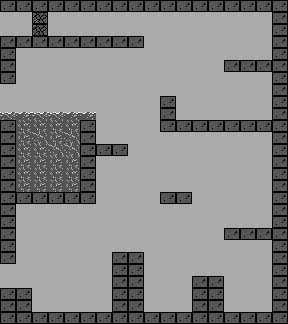

A level layout from a 2D game, rendered from its tile map. Below: a short description, then the map file with its tile-grid data intact:
An orthogonal 18x27 tile map with 16x12 px tiles, 1 tile layer (Tile Layer 1) and 26 objects (Default).

<map version="1.5" tiledversion="1.7.2" orientation="orthogonal" renderorder="right-down" width="18" height="27" tilewidth="16" tileheight="12" infinite="0" nextlayerid="7" nextobjectid="104">
 <tileset firstgid="1" source="tiles.tsx" />
 <layer id="1" name="Tile Layer 1" width="18" height="27">
  <data encoding="csv">
2,2,2,2,2,2,2,2,2,2,2,2,2,2,2,2,2,2,
31,31,4,31,31,31,31,31,31,31,31,31,31,31,31,31,31,2,
31,31,4,31,31,31,31,31,31,31,31,31,31,31,31,31,31,2,
2,2,2,2,2,2,2,2,2,31,31,31,31,31,31,31,31,2,
2,31,31,31,31,31,31,31,31,31,31,31,31,31,31,31,31,2,
2,31,31,31,31,31,31,31,31,31,31,31,31,31,2,2,2,2,
2,31,31,31,31,31,31,31,31,31,31,31,31,31,31,31,31,2,
31,31,31,31,31,31,31,31,31,31,31,31,31,31,31,31,31,2,
31,31,31,31,31,31,31,31,31,31,2,31,31,31,31,31,31,2,
14,15,14,14,15,15,31,31,31,31,2,31,31,31,31,31,31,2,
2,24,24,24,24,2,31,31,31,31,2,2,2,2,2,2,2,2,
2,24,25,24,25,2,31,31,31,31,31,31,31,31,31,31,31,2,
2,24,24,25,25,2,2,2,31,31,31,31,31,31,31,31,31,2,
2,24,24,24,24,2,31,31,31,31,31,31,31,31,31,31,31,2,
2,24,24,24,24,2,31,31,31,31,31,31,31,31,31,31,31,2,
2,24,24,24,24,2,31,31,31,31,31,31,31,31,31,31,31,2,
2,2,2,2,2,2,31,31,31,31,2,2,31,31,31,31,31,2,
2,31,31,31,31,31,31,31,31,31,31,31,31,31,31,31,31,2,
2,31,31,31,31,31,31,31,31,31,31,31,31,31,31,31,31,2,
2,31,31,31,31,31,31,31,31,31,31,31,31,31,2,2,2,2,
2,31,31,31,31,31,31,31,31,31,31,31,31,31,31,31,31,2,
2,31,31,31,31,31,31,2,2,31,31,31,31,31,31,31,31,2,
31,31,31,31,31,31,31,2,2,31,31,31,31,31,31,31,31,2,
31,31,31,31,31,31,31,2,2,31,31,31,2,2,31,31,31,2,
2,2,31,31,31,31,31,2,2,31,31,31,2,2,31,31,31,2,
2,2,31,31,31,31,31,2,2,31,31,31,2,2,31,31,31,2,
2,2,2,2,2,2,2,2,2,2,2,2,2,2,2,2,2,2
</data>
 </layer>
 <objectgroup id="2" name="Spawners">
  <object id="15" name="Default" x="10" y="15" width="5" height="19" />
 </objectgroup>
 <objectgroup id="3" name="Teleporters">
  <object id="12" x="0" y="12" width="4" height="24">
   <properties>
    <property name="destination" value="rockland2" />
    <property name="dir" value="right" />
    <property name="twoWay" type="bool" value="true" />
   </properties>
  </object>
  <object id="77" x="0" y="264" width="4" height="24">
   <properties>
    <property name="destination" value="rockland4" />
    <property name="dir" value="right" />
    <property name="twoWay" type="bool" value="true" />
   </properties>
  </object>
  <object id="78" x="0" y="84" width="4" height="36">
   <properties>
    <property name="destination" value="rockland3" />
    <property name="dir" value="right" />
    <property name="twoWay" type="bool" value="true" />
   </properties>
  </object>
 </objectgroup>
 <objectgroup id="4" name="EnemySpawner">
  <object id="79" x="74" y="296" width="8" height="7">
   <properties>
    <property name="EnemyType" value="froggy" />
   </properties>
  </object>
  <object id="80" x="92" y="295" width="8" height="7">
   <properties>
    <property name="EnemyType" value="froggy" />
   </properties>
  </object>
  <object id="81" x="171" y="297" width="8" height="7">
   <properties>
    <property name="EnemyType" value="froggy" />
   </properties>
  </object>
  <object id="82" x="56" y="295" width="8" height="7">
   <properties>
    <property name="EnemyType" value="froggy" />
   </properties>
  </object>
  <object id="83" x="35" y="295" width="8" height="7">
   <properties>
    <property name="EnemyType" value="froggy" />
   </properties>
  </object>
  <object id="84" x="47" y="297" width="8" height="7">
   <properties>
    <property name="EnemyType" value="froggy" />
   </properties>
  </object>
  <object id="85" x="65" y="299" width="8" height="7">
   <properties>
    <property name="EnemyType" value="froggy" />
   </properties>
  </object>
  <object id="86" x="83" y="298" width="8" height="7">
   <properties>
    <property name="EnemyType" value="froggy" />
   </properties>
  </object>
  <object id="87" x="163" y="299" width="8" height="7">
   <properties>
    <property name="EnemyType" value="froggy" />
   </properties>
  </object>
  <object id="88" x="181" y="298" width="8" height="7">
   <properties>
    <property name="EnemyType" value="froggy" />
   </properties>
  </object>
  <object id="90" x="156" y="299" width="8" height="7">
   <properties>
    <property name="EnemyType" value="froggy" />
   </properties>
  </object>
  <object id="91" x="229" y="296" width="8" height="7">
   <properties>
    <property name="EnemyType" value="froggy" />
   </properties>
  </object>
  <object id="92" x="247" y="295" width="8" height="7">
   <properties>
    <property name="EnemyType" value="froggy" />
   </properties>
  </object>
  <object id="94" x="239" y="297" width="8" height="7">
   <properties>
    <property name="EnemyType" value="froggy" />
   </properties>
  </object>
  <object id="95" x="257" y="299" width="8" height="7">
   <properties>
    <property name="EnemyType" value="froggy" />
   </properties>
  </object>
  <object id="97" x="228" y="93" width="8" height="7">
   <properties>
    <property name="EnemyType" value="froggy" />
   </properties>
  </object>
  <object id="98" x="246" y="92" width="8" height="7">
   <properties>
    <property name="EnemyType" value="froggy" />
   </properties>
  </object>
  <object id="99" x="210" y="92" width="8" height="7">
   <properties>
    <property name="EnemyType" value="froggy" />
   </properties>
  </object>
  <object id="100" x="189" y="92" width="8" height="7">
   <properties>
    <property name="EnemyType" value="froggy" />
   </properties>
  </object>
  <object id="101" x="201" y="94" width="8" height="7">
   <properties>
    <property name="EnemyType" value="froggy" />
   </properties>
  </object>
  <object id="102" x="219" y="96" width="8" height="7">
   <properties>
    <property name="EnemyType" value="froggy" />
   </properties>
  </object>
  <object id="103" x="237" y="95" width="8" height="7">
   <properties>
    <property name="EnemyType" value="froggy" />
   </properties>
  </object>
 </objectgroup>
</map>
